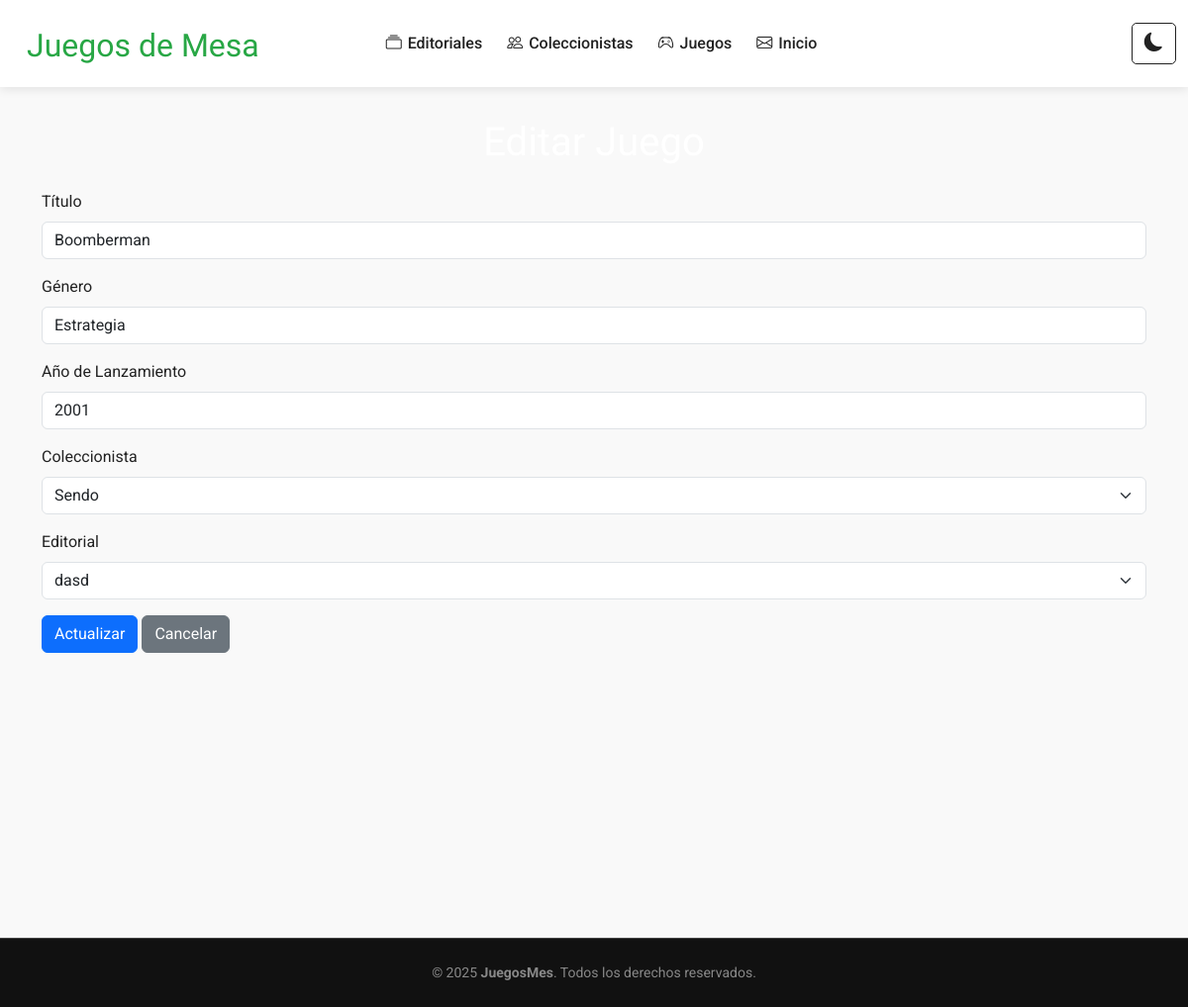
/juego/1/editar/, run on the app's committed database.
### Aplicaciones/Juego/models.py (models this page shows, shortened)
class Juego(models.Model):
    titulo = models.CharField(max_length=100)
    genero = models.CharField(max_length=50)
    anio_lanzamiento = models.IntegerField()
    coleccionista = models.ForeignKey(Coleccionista, on_delete=models.CASCADE)
    editorial = models.ForeignKey(Editorial, on_delete=models.CASCADE)

### Aplicaciones/Juego/views.py (the view)
# urls.py: path('<int:id>/editar/', views.editarJuego, name='editar_juego'),
def editarJuego(request, id):
    juego = get_object_or_404(Juego, id=id)
    if request.method == "POST":
        form = JuegoForm(request.POST, instance=juego)
        if form.is_valid():
            form.save()
            messages.success(request, "Juego editado correctamente.")
            return redirect(reverse('lista_juego'))
        else:
            return render(request, 'juego/editar.html', {'form': form, 'juego': juego})
    else:
        form = JuegoForm(instance=juego)
        return render(request, 'juego/editar.html', {'form': form, 'juego': juego})

### Aplicaciones/Juego/forms.py
class JuegoForm(forms.ModelForm):
    class Meta:
        model = Juego
        fields = ['titulo', 'genero', 'anio_lanzamiento', 'coleccionista', 'editorial']
        widgets = {
            'titulo': forms.TextInput(attrs={'class': 'form-control'}),
            'genero': forms.TextInput(attrs={'class': 'form-control'}),
            'anio_lanzamiento': forms.NumberInput(attrs={'class': 'form-control', 'min': 1970, 'max': 2025}),
            'coleccionista': forms.Select(attrs={'class': 'form-select'}),
            'editorial': forms.Select(attrs={'class': 'form-select'}),
        }

### Aplicaciones/Coleccionista/models.py (called while the page is built)
    def __str__(self):
        return self.nombre

### Aplicaciones/Editorial/models.py (called while the page is built)
    def __str__(self):
        return self.titulo

### Aplicaciones/Juego/templates/juego/editar.html (shortened to what this page needs)
{% extends 'plantilla.html' %}
{% block contenido %}
<div class="container mt-4">
    <h1 class="text-center mb-4">Editar Juego</h1>
    <form method="post" novalidate>
        <div class="mb-3">
            <label for="{{ form.titulo.id_for_label }}" class="form-label">Título</label>
            {{ form.titulo }}
        </div>
        <div class="mb-3">
            <label for="{{ form.genero.id_for_label }}" class="form-label">Género</label>
            {{ form.genero }}
        </div>
        <div class="mb-3">
            <label for="{{ form.anio_lanzamiento.id_for_label }}" class="form-label">Año de Lanzamiento</label>
            {{ form.anio_lanzamiento }}
        </div>
        <div class="mb-3">
            <label for="{{ form.coleccionista.id_for_label }}" class="form-label">Coleccionista</label>
            {{ form.coleccionista }}
        </div>
        <div class="mb-3">
            <label for="{{ form.editorial.id_for_label }}" class="form-label">Editorial</label>
            {{ form.editorial }}
        </div>
        <button type="submit" class="btn btn-primary">Actualizar</button>
        <a href="{% url 'lista_juego' %}" class="btn btn-secondary">Cancelar</a>
    </form>
</div>
{% endblock %}

### static/photofolio/assets/css/main.css (style rules this page uses)
:root { --default-font: "Roboto", system-ui, -apple-system, "Segoe UI", Roboto, "Helvetica Neue", Arial, "Noto Sans", "Liberation Sans", sans-serif, "Apple Color Emoji", "Segoe UI Emoji", "Segoe UI Symbol", "Noto Color Emoji"; --heading-font: "Cardo", sans-serif; --nav-font: "Inter", sans-serif; }
:root { --background-color: #000000; --default-color: #fafafa; --heading-color: #ffffff; --accent-color: #27a776; --surface-color: #1a1a1a; --contrast-color: #ffffff; }
:root { --nav-color: rgba(255, 255, 255, 0.5); --nav-hover-color: #ffffff; --nav-mobile-background-color: #1a1a1a; --nav-dropdown-background-color: #1a1a1a; --nav-dropdown-color: rgba(255, 255, 255, 0.5); --nav-dropdown-hover-color: #ffffff; }
:root { scroll-behavior: smooth; }
body { color: var(--default-color); background-color: var(--background-color); font-family: var(--default-font); }
a { color: var(--accent-color); text-decoration: none; transition: 0.3s; }
h1, h2, h3, h4, h5, h6 { color: var(--heading-color); font-family: var(--heading-font); }

### templates/plantilla.html (style rules this page uses)
body { background-color: #f9f9f9; color: #222; font-family: 'Roboto', sans-serif; transition: background-color 0.3s, color 0.3s; }

### data on the page
Juego: titulo "Boomberman", genero "Estrategia", anio_lanzamiento "2001", coleccionista "Sendo", editorial "dasd"
